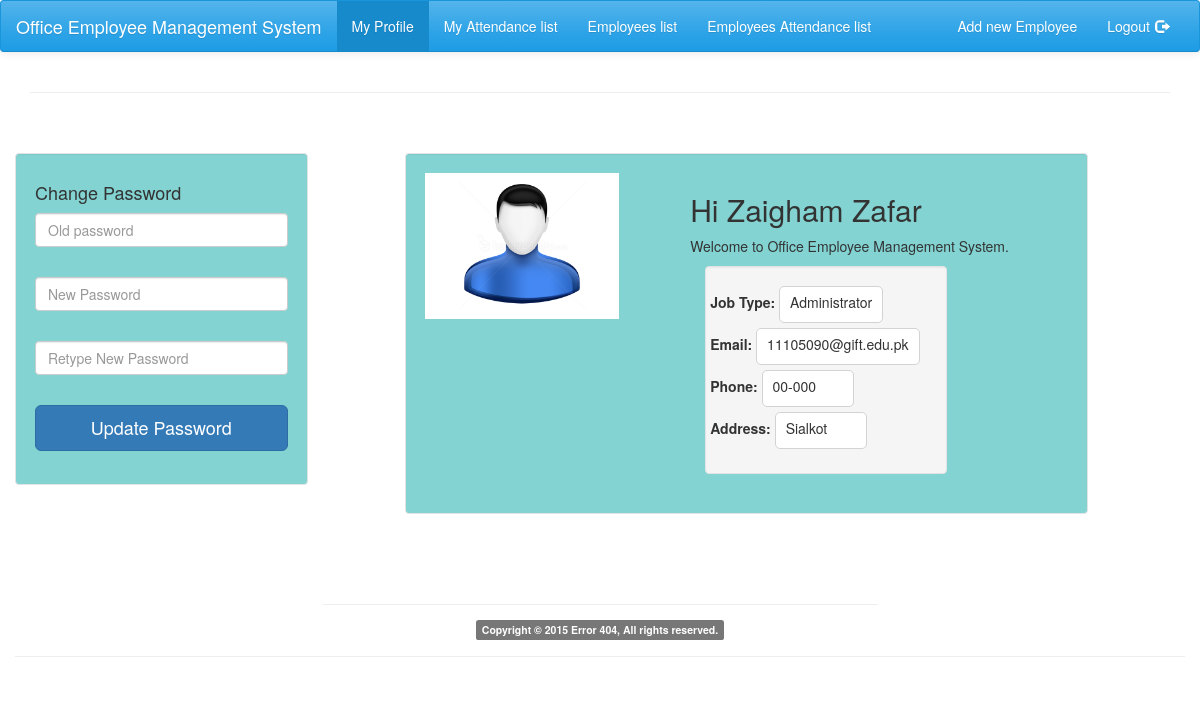
Page /index.php?page=cpanel (signed in) on the committed database.
### tables this page shows
CREATE TABLE IF NOT EXISTS `employees` (
  `id` int(11) NOT NULL,
  `name` varchar(30) NOT NULL,
  `phone` varchar(20) NOT NULL,
  `email` text NOT NULL,
  `jobtype` varchar(20) NOT NULL,
  `gender` varchar(10) NOT NULL,
  `address` varchar(50) NOT NULL,
  `added_by` int(11) NOT NULL,
  `Join_Date` date NOT NULL,
  `Lev_Date` date DEFAULT NULL
);

### index.php (called while the page is built, shortened)
<?php
require("helpers.php");
if(isset($_GET['page']))
{
    $page = $_GET['page'];
}
else
    $page = "home";
render($page);
?>

### views/cpanel.php (the view, shortened to what this page needs)
<?php
if(isset($_SESSION["id"]))
{
        $userid=$_SESSION["id"];
        $result=query("Select * from employees where id='$userid'");
                        while($row=mysql_fetch_array($result))
                        {
                                $name=$row["name"];
                                $job=$row["jobtype"];
                                $email=$row["email"];
                                $phone=$row["phone"];
                                $address=$row["address"];
                        }
}
?>
<div class="container">
    <hr>
    <br/>
    <br/>
    <div class = "row">
        <div class = "col-sm-3 dashboardLeftPanel well" style="background-color: rgba(100,200,200,0.8); min-height: 300px;">
            <h4>Change Password</h4>
            <form  name="update" id="update" action="" >
                <input type="password" class="form-control " id="oldpass" name="oldpass" placeholder="Old password" required>
                <br/>
                <input type="password" class="form-control" id="newpass" name="newpass" placeholder="New Password" required>
                <br />
                <input type="password" class="form-control " id="cnewpass" name="cnewpass" placeholder="Retype New Password" required>
                <br />
                <div class="text-center">
                    <button type="submit" class='btn btn-primary btn-block btn-lg btn-custom' id="upass" name="upass">Update Password</button>
                </div>
            </form>
        </div>
     <div class = " col-sm-7 col-sm-offset-1 rightPanel well" style="background-color: rgba(100,200,200,0.8); min-height: 300px;">
                <div class="row">
                    <div class="col-lg-4 col-md-5 col-sm-12" style="min-height: 200px; min-width:200px;">
                    <img class="img-responsive" src="views\img.jpg">
                    </div>
                            <div class="col-lg-7 col-lg-offset-1 col-md-6 col-md-offset-1 col-sm-12">
                                   <div class = "row">
                                    <h2>Hi <?php echo $name; ?></h2>
                                    <p> Welcome to Office Employee Management System.</p>
                                    </div>
                                 <div class="form-group col-md-8 well">
                                    <div class = "row">
                                        <label style="">Job Type:</label>
                       <label id="my_label" style="min-width: 40% "><p style="margin:10px; margin-top:5px;"><?php echo $job;?></p></label>
                                           </div>
                                       <div class = "row">
                                        <label style="">Email:</label>
                       <label id="my_label" style="min-width: 40% "><p style="margin:10px; margin-top:5px;"><?php echo $email;?></p></label>
                                           </div>
                                       <div class = "row">
                                        <label style="">Phone:</label>
                       <label id="my_label" style="min-width: 40% "><p style="margin:10px; margin-top:5px;"><?php echo $phone;?></p></label>
                                </div>
                                <div class = "row">
                                        <label style="">Address:</label>
                       <label id="my_label" style="min-width: 40% "><p style="margin:10px; margin-top:5px;"><?php echo $address;?></p></label>
                                </div>
                                </div>
                            </div>
                </div>
        </div>
    </div>
    </div>

### css/style.css (style rules this page uses)
#my_label { border: 1px solid lightgray; border-radius: 5px; background-color: white; font-weight: normal; }

### includes.php (style rules this page uses)
.form-control { margin-bottom: 10px; }

### rows in the picture
employees: name "Zaigham Zafar", jobtype "Administrator", email "11105090@gift.edu.pk", phone "00-000", address "Sialkot"
